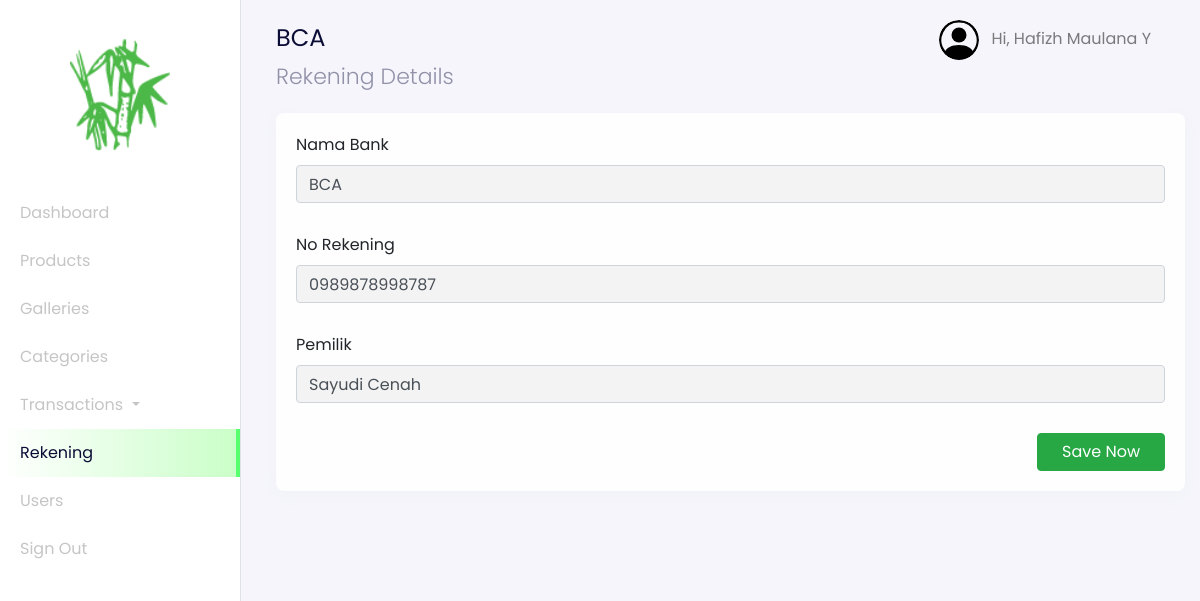
The page /admin?page=rekening-details&id=1 (signed in) on the database its author committed.
### tables this page shows
CREATE TABLE `users` (
  `id_user` int(11) NOT NULL,
  `name` varchar(255) NOT NULL,
  `email` varchar(255) NOT NULL,
  `password` varchar(255) NOT NULL,
  `address` text,
  `phone_number` varchar(255) NOT NULL,
  `postal_code` varchar(191) NOT NULL,
  `roles` varchar(255) NOT NULL
);

CREATE TABLE `rekening_numbers` (
  `id_rekening` int(11) NOT NULL,
  `bank_name` varchar(255) NOT NULL,
  `number` varchar(255) NOT NULL,
  `rekening_name` varchar(255) NOT NULL
);

### config/config.php (called while the page is built, shortened)
<?php
$host = 'localhost';
$user = 'root';
$password = '';
$dbname = 'bamboo_art';
$conn = mysqli_connect($host, $user, $password, $dbname);
function query($query)
{
    global $conn;
    $result = mysqli_query($conn, $query);
    $rows = [];
    while ($row = mysqli_fetch_assoc($result)) {
        $rows[] = $row;
    }
    return $rows;
}
?>

### admin/rekening/dashboard-rekening-details.php (the view, shortened to what this page needs)
<?php
$id = $_GET["id"];
$rekening = query("SELECT * FROM rekening_numbers WHERE id_rekening = $id")[0];
?>
<nav
  class="navbar navbar-expand-lg navbar-light navbar-store fixed-top"
  data-aos="fade-down"
>
  <div class="container-fluid">
    <div class="collpase navbar-collapse" id="navbarResponsive">
      <ul class="navbar-nav d-none d-lg-flex ml-auto">
        <li class="nav-item dropdown">
          <a
            href="#"
            class="nav-link"
            id="navbarDropdown"
            role="button"
            data-toggle="dropdown"
          >
          <img
              src="../assets/images/person-circle.svg"
              alt="profile"
              height="40px"
              class="rounded-circle mr-2 profile-picture"
            />
            <?php
              $id_user = $_SESSION['user'];
              $user = query("SELECT * FROM users WHERE id_user = $id_user")[0];
            ?>
            Hi, <?= $user["name"]; ?>
          </a>
        </li>
      </ul>
    </div>
  </div>
</nav>
<div
  class="section-content section-dashboard-home"
  data-aos="fade-up"
>
  <div class="container-fluid">
    <div class="dashboard-heading">
      <h2 class="dashboard-title"><?= $rekening["bank_name"]; ?></h2>
      <p class="dashboard-subtitle">Rekening Details</p>
    </div>
    <div class="dashboard-content">
      <div class="row">
        <div class="col-12 mt-2">
          <form action="" method="POST">
            <div class="card">
              <div class="card-body">
                  <div class="row">
                    <div class="col-md-12">
                    <div class="form-group">
                      <label for="bank_name">Nama Bank</label>
                      <input
                        type="text"
                        name="bank_name"
                        id="bank_name"
                        class="form-control"
                        value="<?= $rekening["bank_name"]; ?>"
                        required
                      />
                    </div>
                  </div>
                  <div class="col-md-12">
                    <div class="form-group">
                      <label for="no_rekening">No Rekening</label>
                      <input
                        type="number"
                        name="no_rekening"
                        id="no_rekening"
                        class="form-control"
                        value="<?= $rekening["number"]; ?>"
                        required
                      />
                    </div>
                  </div>
                  <div class="col-md-12">
                    <div class="form-group">
                      <label for="name">Pemilik</label>
                      <input
                        type="text"
                        name="pemilik"
                        id="pemilik"
                        value="<?= $rekening["rekening_name"]; ?>"
                        class="form-control"
                        required
                      />
                    </div>
                  </div>
                  </div>
                  <div class="row">
                    <div class="col-12 text-right">
                      <button
                        type="submit"
                        name="updateRekening"
                        class="btn btn-success px-4"
                      >
                        Save Now
                      </button>
                    </div>
                  </div>
              </div>
            </div>
          </form>
        </div>
      </div>
    </div>
  </div>
</div>

### rows shown on the page
users: name "Hafizh Maulana Y"
rekening_numbers: bank_name "BCA", no_rekening "0989878998787", pemilik "Sayudi Cenah"
